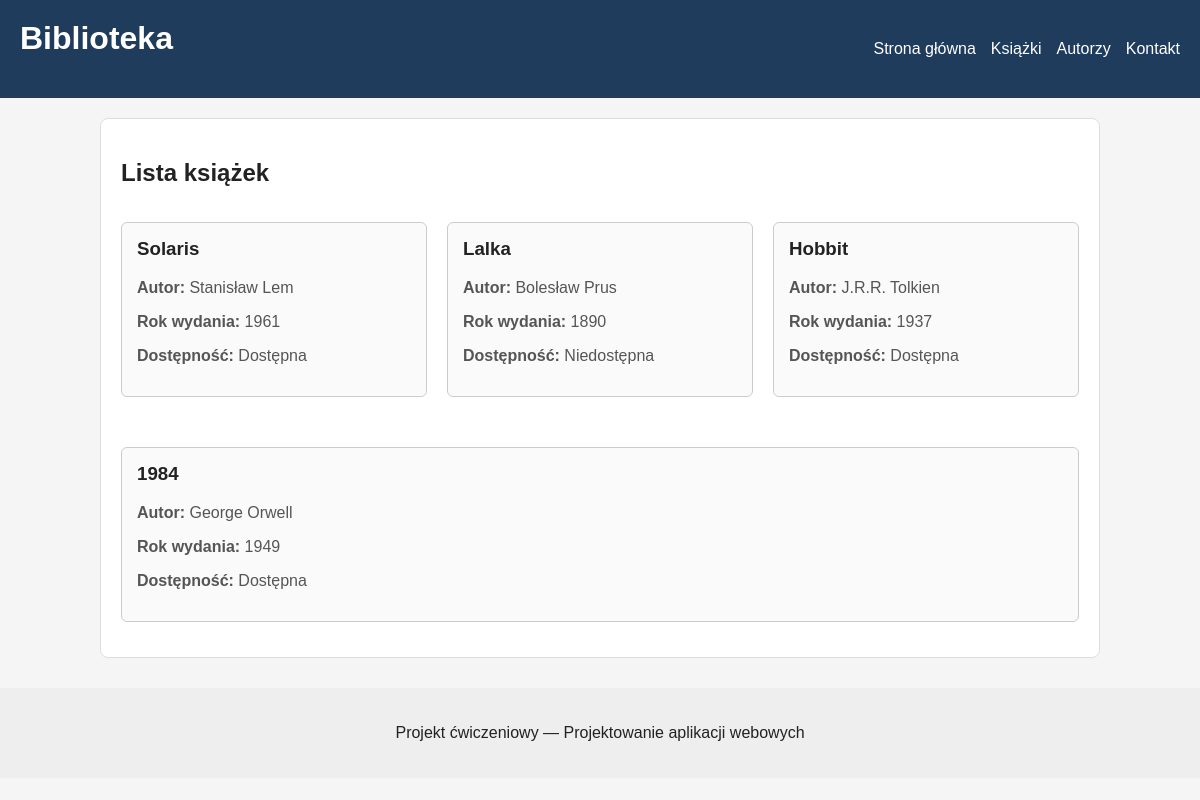
The page /books/ on the database its author committed.
### biblioteka/models.py (models this page shows, shortened)
class Book(models.Model):
    title = models.CharField(
        max_length=200,
    )
    author = models.ForeignKey(
        Author,
        on_delete=models.CASCADE,
        related_name="books",
    )
    year = models.PositiveIntegerField()
    category = models.CharField(
        max_length=100,
        blank=True,
    )
    available = models.BooleanField(
        default=True,
    )
    description = models.TextField(
        blank=True,
    )

class Author(models.Model):
    first_name = models.CharField(
        max_length=100,
    )
    last_name = models.CharField(
        max_length=100,
    )
    def __str__(self):
        return f"{self.first_name} {self.last_name}"

### biblioteka/views.py (the view)
# urls.py: path("books/", views.book_list, name="book_list"),
def book_list(request):
    books = Book.objects.all()
    context = {
        "books": books,
    }
    return render(
        request,
        "biblioteka/book_list.html",
        context,
    )

### biblioteka/templates/biblioteka/book_list.html (shortened to what this page needs)
{% extends "biblioteka/base.html" %}
{% block content %}
    <section>
        <h2>Lista książek</h2>
        <div class="book-list">
            {% for book in books %}
                <article class="book-card">
                    <h3>
                        {{ book.title }}
                    </h3>
                    <div class="book-info">
                        <p>
                            <strong>Autor:</strong>
                            {{ book.author }}
                        </p>
                        <p>
                            <strong>Rok wydania:</strong>
                            {{ book.year }}
                        </p>
                        <p>
                            <strong>Dostępność:</strong>
                            {% if book.available %}
                                Dostępna
                            {% else %}
                                Niedostępna
                            {% endif %}
                        </p>
                    </div>
                </article>
            {% endfor %}
        </div>
    </section>
{% endblock %}

### biblioteka/templates/biblioteka/base.html (shortened to what this page needs)
{% load static %}
<!DOCTYPE html>
<html lang="pl">
<head>
    <link
    rel="stylesheet"
    href="{% static 'biblioteka/css/styles.css' %}"
    >
</head>
<body>
    <header>
        <h1>Biblioteka</h1>
        <nav>
            <a href="{% url 'home' %}">
                Strona główna
            </a>
            <a href="{% url 'book_list' %}">
                Książki
            </a>
            <a href="{% url 'author_list' %}">
                Autorzy
            </a>
            <a href="{% url 'contact' %}">
                Kontakt
            </a>
        </nav>
    </header>
    <main>
        {% block content %}
        {% endblock %}
    </main>
    <footer>
        <p>
            Projekt ćwiczeniowy —
            Projektowanie aplikacji webowych
        </p>
    </footer>
</body>
</html>

### biblioteka/static/biblioteka/css/styles.css (style rules this page uses)
body { margin: 0; background-color: #f5f5f5; color: #222222; font-family: Arial, Helvetica, sans-serif; }
header { display: flex; justify-content: space-between; align-items: center; gap: 20px; background-color: #1f3c5c; color: white; padding: 20px; }
header h1 { margin-top: 0; }
nav { display: flex; gap: 15px; }
nav a { color: white; text-decoration: none; }
main { width: 90%; max-width: 1000px; margin: 0 auto; }
section { background-color: white; margin: 20px 0; padding: 20px; border: 1px solid #dddddd; border-radius: 8px; }
.book-card { flex: 1 1 250px; border: 1px solid #cccccc; border-radius: 6px; padding: 15px; margin: 15px 0; background-color: #fafafa; }
.book-card h3 { margin-top: 0; }
.book-info { color: #555555; }
footer { margin-top: 30px; padding: 20px; text-align: center; background-color: #eeeeee; }
.book-list { display: flex; gap: 20px; flex-wrap: wrap; }

### rows shown on the page
Book: title "Solaris", author "Stanisław Lem", year "1961", available "Dostępna"
Book: title "Lalka", author "Bolesław Prus", year "1890", available "Niedostępna"
Book: title "Hobbit", author "J.R.R. Tolkien", year "1937", available "Dostępna"
Book: title "1984", author "George Orwell", year "1949", available "Dostępna"
